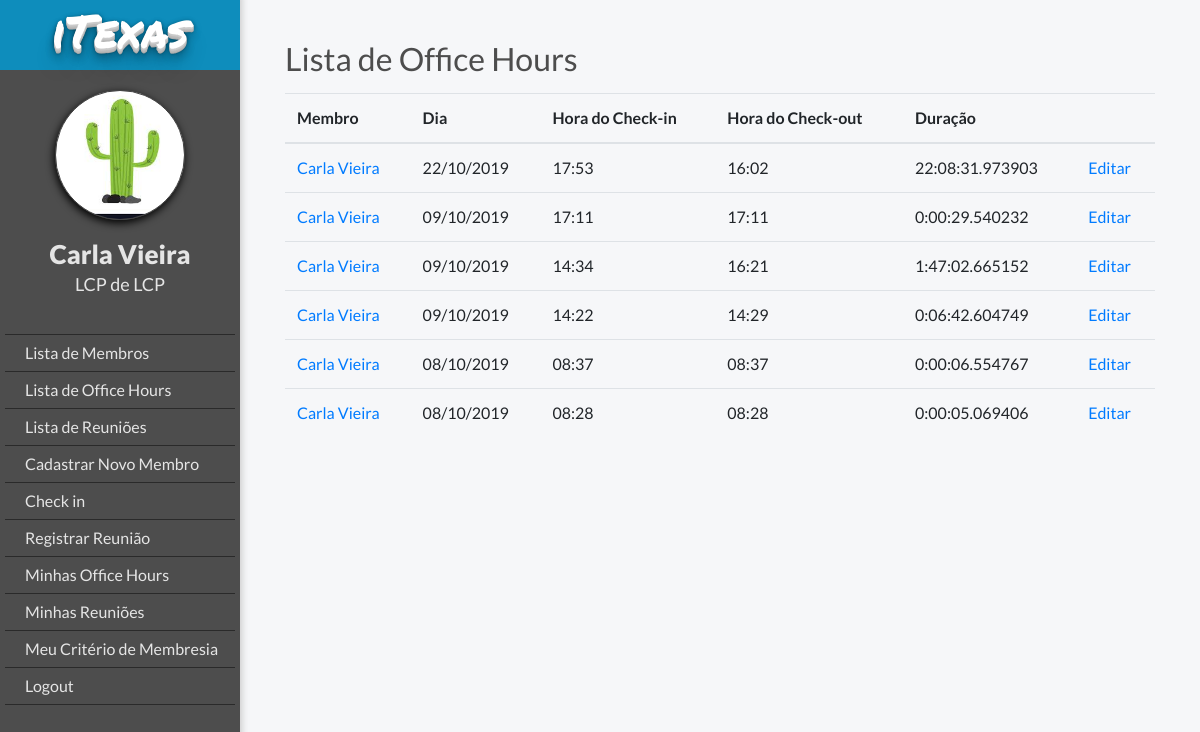
/office_hours/officehour_list/ (signed in), run on an earlier commit of the app's database.
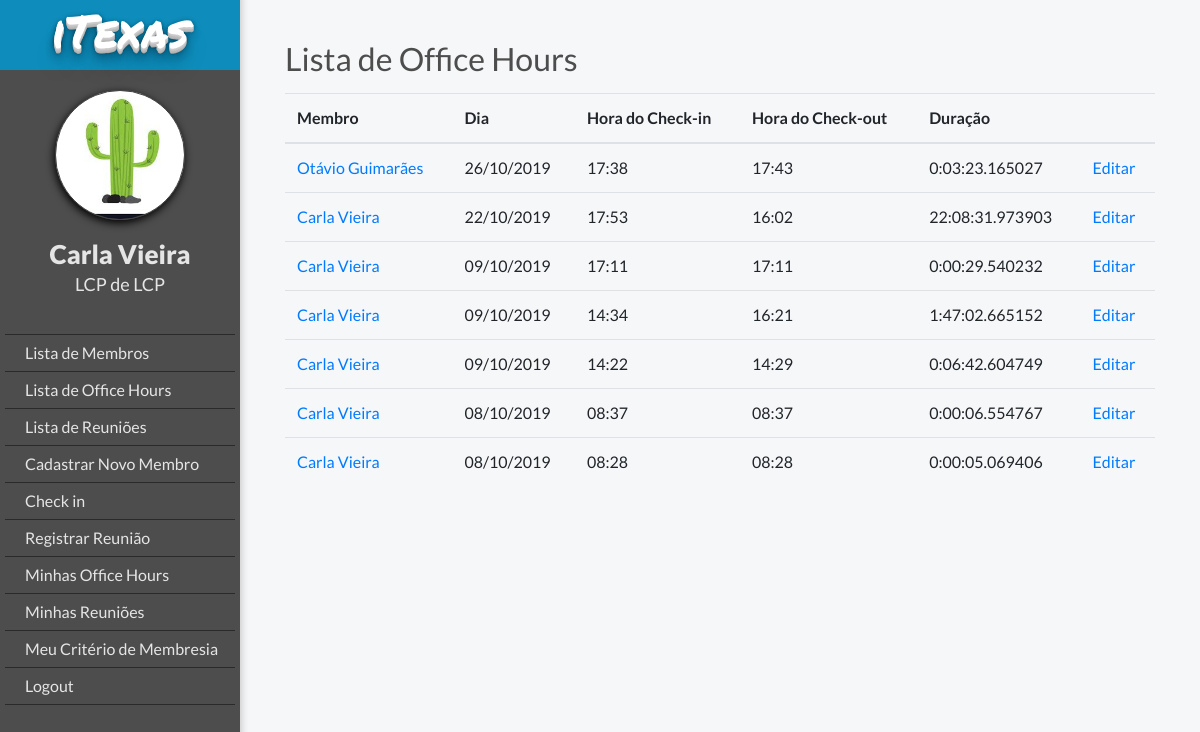
And on a later commit of the database.
### members/models.py (models this page shows, shortened)
class MyUser(AbstractBaseUser):
    POST = (('1,', 'LCP'), ('2', 'LCVP'), ('3', 'TLB'), ('4', 'Membro'))
    DEPARTMENT = (
    ('1', 'LCP'), ('2', 'PM'), ('3', 'F&L'), ('4', 'B2C'), ('5', 'B2B'), ('6', 'OGE'), ('7', 'OGT'), ('8', 'OGV'),
    ('9', 'IGE'), ('10', 'IGT'),)
    email = models.EmailField(verbose_name='E-mail', max_length=255, unique=True)
    podio_code = models.CharField(max_length=10, verbose_name='ID do Podio', unique=True)
    first_name = models.CharField(max_length=20, verbose_name='Nome')
    last_name = models.CharField(max_length=20, verbose_name='Sobrenome')
    post = models.CharField(max_length=2, choices=POST, blank=True, null=True, verbose_name='Cargo')
    department = models.CharField(max_length=2, choices=DEPARTMENT, blank=True, null=True, verbose_name='Área')
    leader = models.ForeignKey("MyUser", blank=True, null=True, on_delete=models.SET_NULL, verbose_name='Líder')
    is_working = models.BooleanField(default=False)
    is_active = models.BooleanField(default=True, verbose_name='Está ativo')
    is_admin = models.BooleanField(default=False, verbose_name='É administrador')
    objects = MyUserManager()
    USERNAME_FIELD = 'podio_code'
    REQUIRED_FIELDS = ['email', 'first_name']

### office_hours/models.py (models this page shows)
class OfficeHour(models.Model):
    member = models.ForeignKey(MyUser, verbose_name='Membro', on_delete=models.CASCADE)
    date = models.DateField(verbose_name='Dia', default=date.today)
    checkin_time = models.DateTimeField(verbose_name='Hora do check-in', default=timezone.now)
    checkout_time = models.DateTimeField(verbose_name='Hora do check-out', blank=True, null=True)
    duration = models.DurationField(verbose_name='Duração', blank=True, null=True, help_text=('[DD] [HH:[MM:]] format'))

### office_hours/views.py (the view)
# urls.py: path('officehour_list/', views.officehour_list, name='officehour_list'),
@login_required
def officehour_list(request):
    office_hours = OfficeHour.objects.all().order_by('-checkin_time')
    return render(request, 'office_hours/officehour_list.html', {'office_hours': office_hours, 'request_user': request.user})

### templates/office_hours/officehour_list.html
{% extends "base.html" %}
{% if user.is_authenticated %}
    {% block body_block %}
        <h2 class="title">Lista de Office Hours</h2>
        <table class="table">
            <thead>
            <tr>
                <th class="table-column">Membro</th>
                <th class="table-column">Dia</th>
                <th class="table-column">Hora do Check-in</th>
                <th class="table-column">Hora do Check-out</th>
                <th class="table-column">Duração</th>
                <th class="table-column"> </th>
            </tr>
            </thead>
                <tbody>
            {% for office_hour in office_hours %}
                <tr>
                    <td><a href="{% url 'member_view' office_hour.member.podio_code %}">{{ office_hour.member.first_name }} {{ office_hour.member.last_name }}</a></td>
                    <td>{{ office_hour.date|date:'d/m/Y' }}</td>
                    <td>{{ office_hour.checkin_time|date:'H:i' }}</td>
                    <td>{{ office_hour.checkout_time|date:'H:i' }} </td>
                    <td id="duration">{{ office_hour.duration }}</td>
                    <td><a href="{% url 'officehour_edit' office_hour.id %}">Editar</a></td>
                </tr>
            {% endfor %}
                </tbody>
                </table>
    {% endblock %}
{% else %}
    <h2>Logar</h2>
{% endif %}

### templates/base.html (shortened to what this page needs)
{% load static %}
<!DOCTYPE html>
<html lang="en">
<head>
    <link rel="stylesheet" href="https://stackpath.bootstrapcdn.com/bootstrap/4.3.1/css/bootstrap.min.css"
>
    <link rel="stylesheet" href="https://maxcdn.bootstrapcdn.com/font-awesome/4.5.0/css/font-awesome.min.css">
    <link rel="stylesheet" href="{% static 'css/style.css' %}">
</head>
<body>
{% if user.is_authenticated %}
    <div class="ogr-container">
    <div class="page-body">
    <div class="lateral-menu">
        <div class="logo-area">
            <h2 class="logo-mobile">iTexas</h2>
        </div>
        <div class="menu-area">
            <div class="profile-picture"></div>
            <div class="member-infos">
                <a class="member-name" href="{% url 'member_edit' user.podio_code %}">{{ request_user.first_name }} {{ request_user.last_name }}</a>
                <h3 class="member-area">{{ request_user.get_post_display }} de {{ request_user.get_department_display }}</h3>
            </div>
            <ul class="function-list">
                {% if user.is_admin %}
                <li><a href="{% url 'member_list' %}" class="button">Lista de Membros</a></li>
                <li><a href="{% url 'officehour_list' %}" class="button">Lista de Office Hours</a></li>
                <li><a href="{% url 'meeting_list' %}" class="button">Lista de Reuniões</a></li>
                <li><a href="{% url 'register' %}" class="button">Cadastrar Novo Membro</a></li>
                {% endif %}
                {% if user.is_working %}
                    <li><a href="{% url 'check' %}" class="button">Check out</a></li>
                {% else %}
                    <li><a href="{% url 'check' %}" class="button">Check in</a></li>
                {% endif %}
                <li><a href="{% url 'new_meeting' %}" class="button">Registrar Reunião</a></li>
                <li><a href="{% url 'office_hours_history' %}" class="button">Minhas Office Hours</a></li>
                <li><a href="{% url 'my_meetings' %}" class="button">Minhas Reuniões</a></li>
                <li><a href="{% url 'member_report' user.podio_code %}" class="button">Meu Critério de Membresia</a></li>
                {% if user.is_authenticated %}
                    <li><a href="{% url 'user_logout' %}">Logout</a></li>
                {% else %}
                    <li><a class="navbar-link" href="{% url 'user_login' %}">Login</a></li>
                {% endif %}
            </ul>
        </div>
    </div>
    <div  id="body-content" class="body-content">
        <div class="body-container">
            {% block body_block %}
            {% endblock %}
        </div>
    </div>
{% endif %}
</div>
</body>
</html>

### static/css/style.css (style rules this page uses)
* { font-family: 'Lato', sans-serif; font-size: 16px; }
body { background-color: #f6f7f9; }
.ogr-container { display: flex; justify-content: center; align-items: center; margin: 0 auto; background-color: #f6f7f9; flex-direction: column; }
.body-content { width: 100%; }
.profile-picture { border: 1px #444444 solid; background-position: center; background-size: cover; width: 150px; height: 150px; border-radius: 75px; box-shadow: -1px 3px 8px 0px #000000; }
.member-infos .member-name { margin-top: 15px; font-size: 26px; font-weight: 800; }
.member-infos .member-area { font-size: 18px; font-weight: 500; }
.page-body { width: 100%; display: flex; margin: 0 auto; }
.page-body .lateral-menu { max-width: 300px; width: 300px; background-color: #4D4D4D; float: left; box-shadow: 1px -6px 7px 1px #cccccc; }
.menu-area { display: flex; flex-direction: column; align-items: center; padding: 20px 5px; }
.page-body .lateral-menu .logo-area { display: flex; justify-content: center; align-items: center; background-color: #4AB9F1; height: 70px; color: #FFFFFF; background: #0e8dbc; text-shadow: 0 1px 0 #CCCCCC, 0 2px 0 #c9c9c9, 0 3px 0 #bbb, 0 4px 0 #b9b9b9, 0 5px 0 #aaa, 0 6px 1px rgba(0,0,0,.1), 0 0 5px rgba(0,0,0,.1), 0 1px 3px rgba(0,0,0,.3), 0 3px 5px rgba(0,0,0,.2), 0 5px 10px rgba(0,0,0,.25), 0 10px 10px rgba(0,0,0,.2), 0 20px 20px rgba(0,0,0,.15); }
.logo-mobile { font-family: 'Permanent Marker', cursive; font-size: 46px; font-weight: 300; }
.lateral-menu .profile-picture { width: 130px; height: 130px; }
.lateral-menu .member-infos { display: flex; flex-direction: column; align-items: center; color: #e5e5e5; }
.lateral-menu ul { display: flex; align-items: center; flex-direction: column; padding-top: 4rem; color: white; font-weight: 900; list-style-type: none; padding: 30px 0; list-style-type: none; width: 100%; cursor: pointer; }
.lateral-menu li { padding: 6px 0 6px 20px; border-bottom: 1px #2a2a2a solid; width: 100%; cursor: pointer; font-size: 16px; }
.lateral-menu a { color: #e5e5e5; font-weight: normal; }
.lateral-menu li:first-child { border-top: 1px #2a2a2a solid; }
.body-container { padding: 40px 45px; }
.body-container .title { font-size: 32px; color: #4D4D4D; font-weight: 400; }
.body-container .table { margin-top: 15px; }

What changed in the data, as far as the page shows it:
added OfficeHour: member.first_name "Otávio", member.last_name "Guimarães", date "26/10/2019", checkin_time "17:38", checkout_time "17:43", duration "0:03:23.165027"
